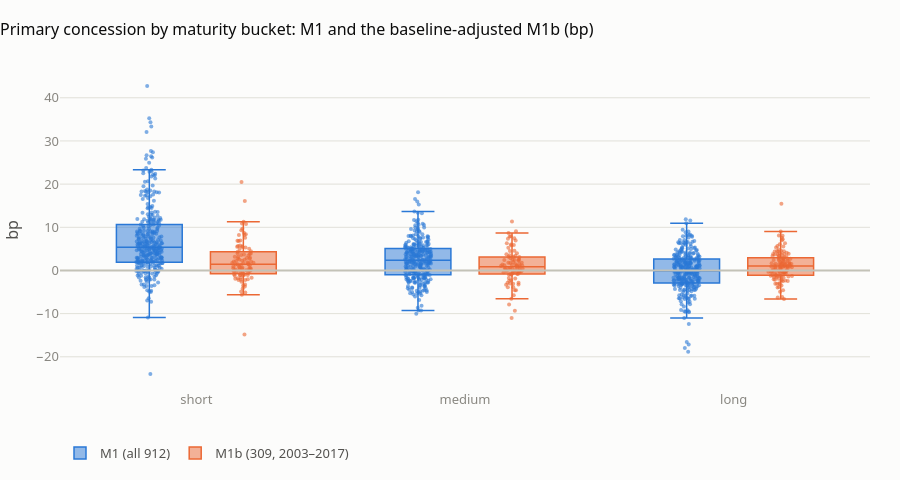

This figure's notebook cell:
### Markdown cell above
## 2. Distributions

### Code cell
long_ = pd.concat([M[["bucket", "m1_bp"]].rename(columns={"m1_bp": "bp"}).assign(measure="M1 (all 912)"),
                   M[["bucket", "m1b_bp"]].dropna().rename(columns={"m1b_bp": "bp"}).assign(measure="M1b (309, 2003–2017)")])
order = ["short", "medium", "long"]
cm = plotting.colour_map(["M1 (all 912)", "M1b (309, 2003–2017)"])
title = "Primary concession by maturity bucket: M1 and the baseline-adjusted M1b (bp)"

fig_s, ax = plt.subplots(figsize=(10, 5))
ax.axhline(0, color=plotting.BASELINE, lw=1)
sns.boxplot(data=long_, x="bucket", y="bp", hue="measure", order=order, palette=cm, fliersize=0, width=0.6,
            linewidth=1, ax=ax, boxprops=dict(alpha=0.35))
sns.stripplot(data=long_, x="bucket", y="bp", hue="measure", order=order, palette=cm, dodge=True, size=3,
              alpha=0.6, jitter=0.25, ax=ax, legend=False)
ax.set_xlabel(""); ax.set_ylabel("bp (positive = auction cleared cheap to the curve)")
ax.set_title(title)
h, l = ax.get_legend_handles_labels(); ax.legend(h[:2], l[:2], title=None, loc="upper right")
fig_s.tight_layout()

fig_p = go.Figure()
for m, colour in cm.items():
    s = long_[long_.measure == m]
    fig_p.add_trace(go.Box(x=s.bucket, y=s.bp, name=m, marker_color=colour, boxpoints="all", jitter=0.4,
                           pointpos=0, marker=dict(size=4, opacity=0.6), line=dict(width=1.5)))
fig_p.add_hline(y=0, line_color=plotting.BASELINE)
fig_p.update_layout(template=plotting.PLOTLY_TEMPLATE, boxmode="group", height=480, title=title,
                    yaxis_title="bp", xaxis=dict(categoryorder="array", categoryarray=order),
                    legend=dict(orientation="h", y=-0.15))
plotting.save_pair("m1_m1b_by_bucket", fig_s, fig_p)
fig_p.show()

### Figure 1 — Plotly figure (JSON) as saved in the notebook; plotly's stock layout.template omitted (floating-point values rounded to 4 significant figures; data arrays with more than 128 entries replaced by an {"elided": "..."} marker saying what was removed)
{"data": [{"boxpoints": "all", "jitter": 0.4, "line": {"width": 1.5}, "marker": {"color": "#2a78d6", "opacity": 0.6, "size": 4}, "name": "M1 (all 912)", "pointpos": 0, "type": "box", "x": {"elided": "912 str values"}, "y": {"elided": "912 float values"}}, {"boxpoints": "all", "jitter": 0.4, "line": {"width": 1.5}, "marker": {"color": "#eb6834", "opacity": 0.6, "size": 4}, "name": "M1b (309, 2003–2017)", "pointpos": 0, "type": "box", "x": {"elided": "309 str values"}, "y": {"elided": "309 float values"}}], "layout": {"boxmode": "group", "height": 480, "legend": {"orientation": "h", "y": -0.15}, "shapes": [{"line": {"color": "#c3c2b7"}, "type": "line", "x0": 0, "x1": 1, "xref": "x domain", "y0": 0, "y1": 0, "yref": "y"}], "title": {"text": "Primary concession by maturity bucket: M1 and the baseline-adjusted M1b (bp)"}, "xaxis": {"categoryarray": ["short", "medium", "long"], "categoryorder": "array"}, "yaxis": {"title": {"text": "bp"}}}}
